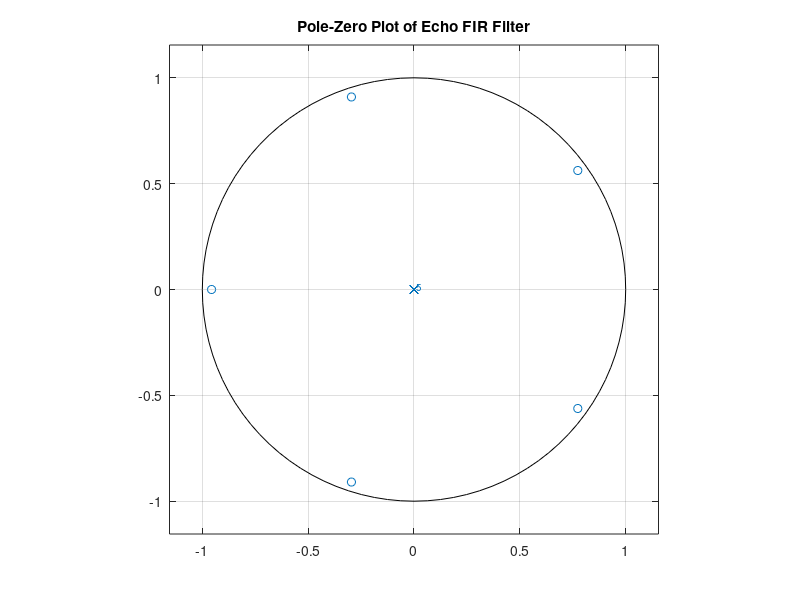

The MATLAB script that drew this image:
b0 = 1.0;
G  = 0.8;
N  = 5;

b = [b0 zeros(1,N-1) G];  % FIR numerator
a = 1;                    % Denominator

figure;
zplane(b,a);
title('Pole-Zero Plot of Echo FIR Filter');
